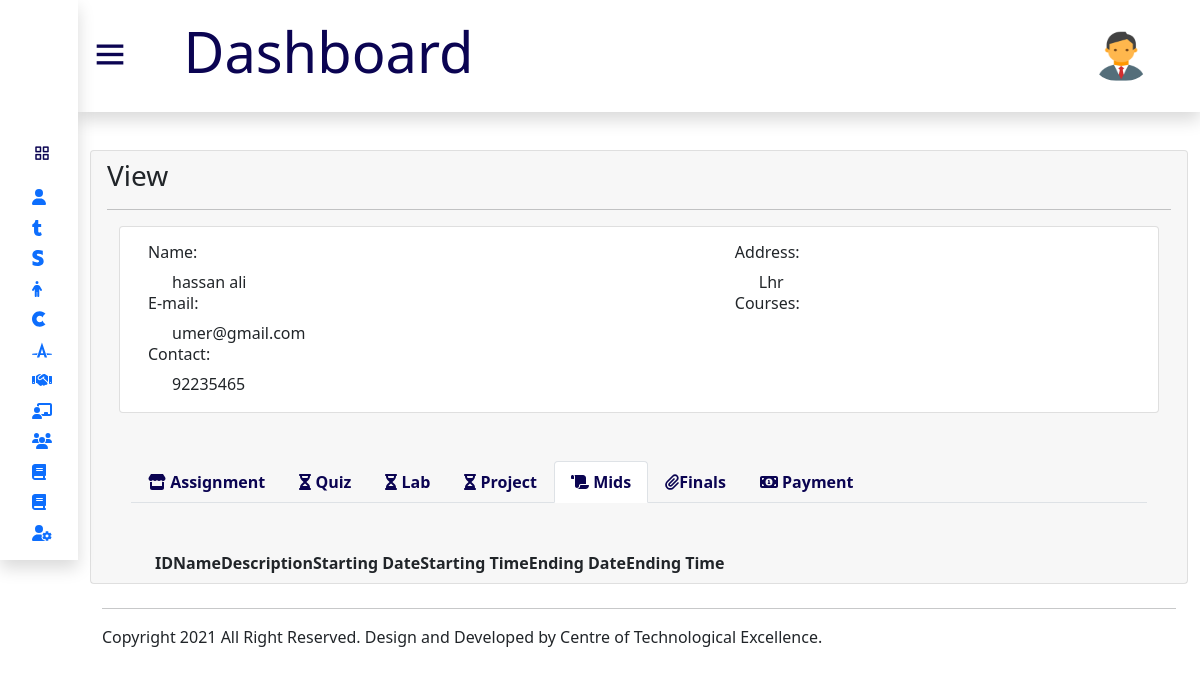
The app's page /admin/view.php?id=15 (signed in) with its own data.
### tables this page shows
CREATE TABLE `admin_teacher` (
  `id` int(11) NOT NULL,
  `name` varchar(255) NOT NULL,
  `cnic` varchar(255) NOT NULL,
  `faculty` varchar(255) NOT NULL,
  `mobile` varchar(255) NOT NULL,
  `email` varchar(255) NOT NULL,
  `password` varchar(255) NOT NULL,
  `cpassword` varchar(255) NOT NULL,
  `address` text NOT NULL,
  `status` varchar(255) NOT NULL
);

### admin/view.php (the view, shortened to what this page needs)
<?php
   include 'header.php';
   include '../connection.php';
    $teacher_id=$_GET['id'];
    $sql=mysqli_query($conn,"select * from admin_teacher where id='$teacher_id'");
    $row=mysqli_fetch_assoc($sql);
    $name=$row['name'];
    $email=$row['email'];
    $mobile=$row['mobile'];
    $address=$row['address'];
   ?>
<div class="body-section">
   <div class="container">
      <div class="card">
         <div class="card-header border-0">
            <h3 class="card-title">View</h3>
            <hr>
            <div class="container mt-1">
               <div class="card">
                  <div class="row m-3">
                     <div class="col-lg-7">
                        <h6 >Name:</h6>
                        <span class="ms-4  mt-3"><?php echo $name; ?></span>
                        <h6>E-mail: </h6>
                        <span class="ms-4  mt-3"><?php echo $email; ?></span>
                        <h6 >Contact: </h6>
                        <span class="ms-4  mt-3"><?php echo $mobile; ?></span>
                     </div>
                     <div class="col-lg-5">
                        <h6 >Address: </h6>
                        <span class="ms-4  mt-3"><?php echo $address; ?></span>
                        <h6 >Courses: </h6>
                     </div>
                  </div>
               </div>
               <div class="container mt-5">
                  <div class="row">
                     <div class="col-lg-12">
                        <ul class="nav nav-tabs" id="myTab" role="tablist">
                           <li class="nav-item" role="presentation">
                              <button class="nav-link fw-bold" style="color: #0B0452" id="profile-tab" data-bs-toggle="tab" data-bs-target="#profile" type="button" role="tab" aria-controls="profile" aria-selected="false"><i class="fas fa-store"></i> Assignment</button>
                           </li>
                           <li class="nav-item" role="presentation">
                              <button class="nav-link fw-bold" style="color: #0B0452" id="contact-tab" data-bs-toggle="tab" data-bs-target="#contact" type="button" role="tab" aria-controls="contact" aria-selected="false"><i class="fas fa-hourglass-half"></i> Quiz</button>
                           </li>
                           <li class="nav-item" role="presentation">
                              <button class="nav-link fw-bold" style="color: #0B0452" id="lab-tab" data-bs-toggle="tab" data-bs-target="#lab" type="button" role="tab" aria-controls="lab" aria-selected="false"><i class="fas fa-hourglass-half"></i> Lab</button>
                           </li>
                           <li class="nav-item" role="presentation">
                              <button class="nav-link fw-bold" style="color: #0B0452" id="project-tab" data-bs-toggle="tab" data-bs-target="#project" type="button" role="tab" aria-controls="project" aria-selected="false"><i class="fas fa-hourglass-half"></i> Project</button>
                           </li>
                           <li class="nav-item" role="presentation">
                              <button class="nav-link active fw-bold"  style="color: #0B0452" id="home-tab" data-bs-toggle="tab" data-bs-target="#home" type="button" role="tab" aria-controls="home" aria-selected="true"><i class="fas fa-scroll"></i>  Mids</button>
                           </li>
                           <li class="nav-item" role="presentation">
                              <button class="nav-link fw-bold" style="color: #0B0452" id="doc-tab" data-bs-toggle="tab" data-bs-target="#doc" type="button" role="tab" aria-controls="contact" aria-selected="false"> <i class="fas fa-paperclip"></i>Finals</button>
                           </li>
                           <li class="nav-item" role="presentation">
                              <button class="nav-link fw-bold" style="color: #0B0452" id="pay-tab" data-bs-toggle="tab" data-bs-target="#payment" type="button" role="tab" aria-controls="contact" aria-selected="false"><i class="fas fa-money-bill-alt"></i> Payment</button>
                           </li>
                        </ul>
                        <div class="tab-content" id="myTabContent">
                           <div class="tab-pane fade show active" id="home" role="tabpanel" aria-labelledby="home-tab">
                              <div class="container">
                                 <div class="row mt-5">
                                    <div class="col-lg-12">
                                       <table class="example" class="table table-striped table-bordered  mx-10">
                                          <thead>
                                             <tr>
                                                <th>ID</th>
                                                <th>Name</th>
                                                <th>Description</th>
                                                <th>Starting Date</th>
                                                <th>Starting Time</th>
                                                <th>Ending Date</th>
                                                <th>Ending Time </th>
                                             </tr>
                                          </thead>
                                       </table>
                                    </div>
                                 </div>
                              </div>
                           </div>
                        </div>
                     </div>
                  </div>
               </div>
            </div>
         </div>
      </div>
   </div>
</div>
<?php
   include 'footer.php';
   ?>

### admin/css/styles.css (style rules this page uses)
* { margin: 0; padding: 0; box-sizing: border-box; font-family:'Segoe UI', Tahoma, Geneva, Verdana, sans-serif; }
.body-section { position: relative; background: #ffffff; left: 78px; width: calc(100% - 78px); transition: all 0.5s ease; margin-top: 150px; }

### records on screen
admin_teacher: name "hassan ali", email "umer@gmail.com", mobile "92235465", address "Lhr"
